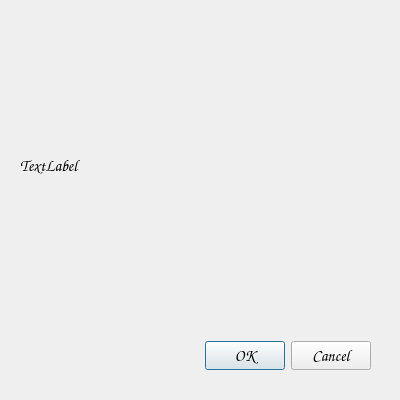
<?xml version="1.0" encoding="UTF-8"?>
<ui version="4.0">
 <class>Dialog</class>
 <widget class="QDialog" name="Dialog">
  <property name="geometry">
   <rect>
    <x>0</x>
    <y>0</y>
    <width>400</width>
    <height>400</height>
   </rect>
  </property>
  <property name="sizePolicy">
   <sizepolicy hsizetype="Fixed" vsizetype="Fixed">
    <horstretch>0</horstretch>
    <verstretch>0</verstretch>
   </sizepolicy>
  </property>
  <property name="minimumSize">
   <size>
    <width>400</width>
    <height>400</height>
   </size>
  </property>
  <property name="maximumSize">
   <size>
    <width>400</width>
    <height>400</height>
   </size>
  </property>
  <property name="font">
   <font>
    <family>Comic Sans MS</family>
    <pointsize>12</pointsize>
   </font>
  </property>
  <property name="windowTitle">
   <string>Уведомление</string>
  </property>
  <property name="styleSheet">
   <string notr="true"/>
  </property>
  <widget class="QDialogButtonBox" name="okcanl">
   <property name="geometry">
    <rect>
     <x>20</x>
     <y>340</y>
     <width>351</width>
     <height>32</height>
    </rect>
   </property>
   <property name="cursor">
    <cursorShape>PointingHandCursor</cursorShape>
   </property>
   <property name="orientation">
    <enum>Qt::Horizontal</enum>
   </property>
   <property name="standardButtons">
    <set>QDialogButtonBox::Cancel|QDialogButtonBox::Ok</set>
   </property>
  </widget>
  <widget class="QLabel" name="out">
   <property name="geometry">
    <rect>
     <x>20</x>
     <y>20</y>
     <width>351</width>
     <height>291</height>
    </rect>
   </property>
   <property name="text">
    <string>TextLabel</string>
   </property>
   <property name="wordWrap">
    <bool>true</bool>
   </property>
  </widget>
 </widget>
 <resources/>
 <connections>
  <connection>
   <sender>okcanl</sender>
   <signal>accepted()</signal>
   <receiver>Dialog</receiver>
   <slot>accept()</slot>
   <hints>
    <hint type="sourcelabel">
     <x>248</x>
     <y>254</y>
    </hint>
    <hint type="destinationlabel">
     <x>157</x>
     <y>274</y>
    </hint>
   </hints>
  </connection>
  <connection>
   <sender>okcanl</sender>
   <signal>rejected()</signal>
   <receiver>Dialog</receiver>
   <slot>reject()</slot>
   <hints>
    <hint type="sourcelabel">
     <x>316</x>
     <y>260</y>
    </hint>
    <hint type="destinationlabel">
     <x>286</x>
     <y>274</y>
    </hint>
   </hints>
  </connection>
 </connections>
</ui>
